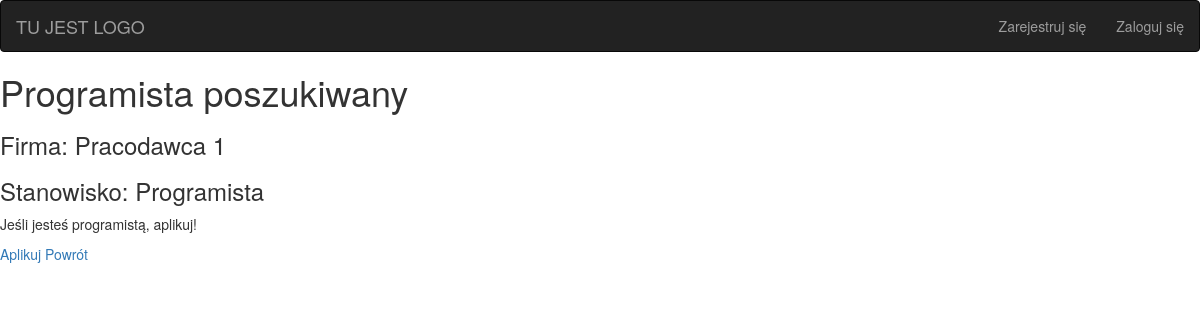
/ad/22, run on the app's committed database.
### jobad/models.py (models this page shows, shortened)
class Advertisement(models.Model):
    employer = models.ForeignKey(Employer, on_delete=models.CASCADE)
    name = models.CharField(max_length=255)
    job_title = models.CharField(max_length=255)
    description = models.CharField(max_length=512)

class Employer(models.Model):
    user = models.OneToOneField(User, on_delete=models.CASCADE)
    company_name = models.CharField(max_length=255)
    branch = models.CharField(max_length=255)

### jobad/views.py (the view)
# urls.py: path('ad/<int:ad_id>', views.viewad, name='viewad'),
def viewad(request, ad_id):
    return render(request, 'jobad/viewad.html', {"ad": Advertisement.objects.get(pk=ad_id)})

### templates/jobad/viewad.html
{% extends 'jobad/base.html' %}
{% block advertisment %}
    <h1>{{ ad.name }}</h1>
    <h3>Firma: {{ ad.employer.company_name }}</h3>
    <h3>Stanowisko: {{ ad.job_title }}</h3>
    <p>{{ ad.description }}</p>
    <a href="{% url 'jobad:apply' ad.id %}">Aplikuj</a>
    <a href="{% url 'jobad:index' %}">Powrót</a>
{% endblock %}

### data on the page
Advertisement: name "Programista poszukiwany", employer.company_name "Pracodawca 1", job_title "Programista", description "Jeśli jesteś programistą, aplikuj!"
